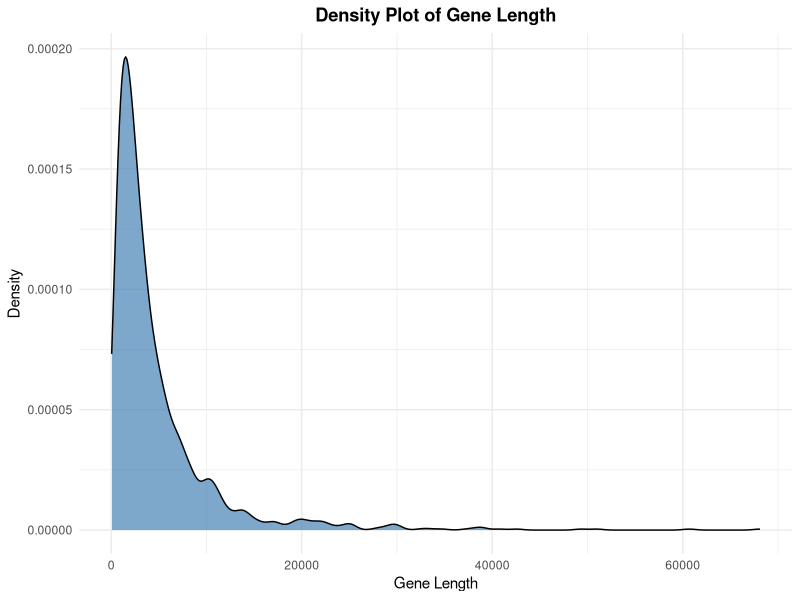
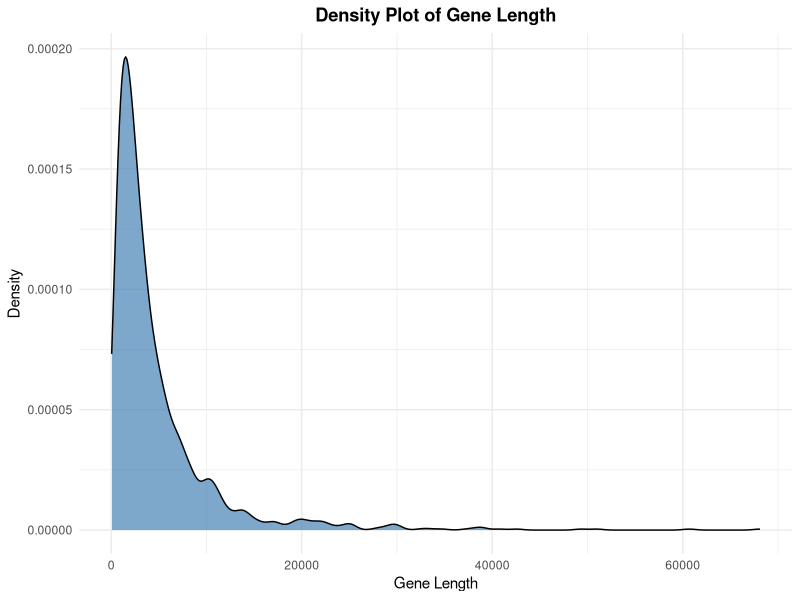

Source code (R) for these figures, in order:
library(tidyverse)
library(ggrepel)

data <- read.csv("bio_data_master.csv")

final_plot <- ggplot(data, aes(x = gene_length)) +
  geom_density(fill = "steelblue", alpha = 0.7) +
  labs(title = "Density Plot of Gene Length",
       x = "Gene Length",
       y = "Density") +
  theme_minimal() +
  theme(plot.title = element_text(hjust = 0.5, face = "bold"))

ggsave("__OUTPUT_PNG_FILE__", plot = final_plot, width = 8, height = 6, dpi = 300)
ggsave("__OUTPUT_PDF_FILE__", plot = final_plot, width = 8, height = 6)